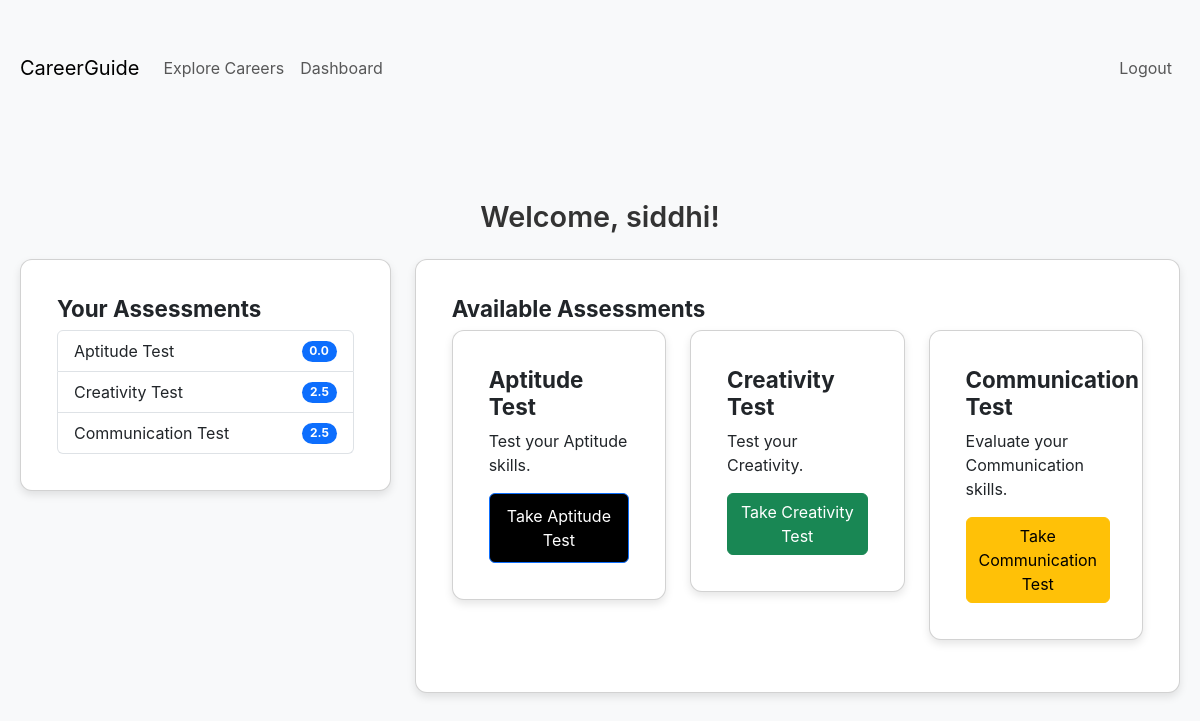
The page /dashboard (signed in) on the database its author committed.
### app.py (models this page shows)
class User(UserMixin, db.Model):
    id = db.Column(db.Integer, primary_key=True)
    username = db.Column(db.String(80), unique=True, nullable=False)
    email = db.Column(db.String(120), unique=True, nullable=False)
    password_hash = db.Column(db.String(120), nullable=False)
    assessments = db.relationship('Assessment', backref='user', lazy=True)

class Assessment(db.Model):
    id = db.Column(db.Integer, primary_key=True)
    user_id = db.Column(db.Integer, db.ForeignKey('user.id'), nullable=False)
    assessment_type = db.Column(db.String(50), nullable=False)
    score = db.Column(db.Float)
    date_taken = db.Column(db.DateTime, default=datetime.utcnow)

### app.py (the view)
@app.route('/careers', methods=['GET', 'POST'])
@app.route('/dashboard')
@login_required
def dashboard():
    return render_template('dashboard.html')

### app.py (called while the page is built)
@login_manager.user_loader
def load_user(user_id):
    return User.query.get(int(user_id))

### templates/dashboard.html
{% extends "base.html" %}
{% block content %}
<h2 class="mb-4">Welcome, {{ current_user.username }}!</h2>
<div class="row">
    <div class="col-md-4">
        <div class="card mb-4">
            <div class="card-body">
                <h5 class="card-title">Your Assessments</h5>
                {% if current_user.assessments %}
                <ul class="list-group">
                    {% for assessment in current_user.assessments %}
                    <li class="list-group-item d-flex justify-content-between align-items-center">
                        {{ assessment.assessment_type }}
                        <span class="badge bg-primary rounded-pill">{{ assessment.score }}</span>
                    </li>
                    {% endfor %}
                </ul>
                {% else %}
                <p class="card-text">No assessments taken yet.</p>
                {% endif %}
            </div>
        </div>
    </div>
    <div class="col-md-8">
        <div class="card mb-4">
            <div class="card-body">
                <h5 class="card-title">Available Assessments</h5>
                <div class="row">
                    <div class="col-md-4 mb-3">
                        <div class="card">
                            <div class="card-body">
                                <h6 class="card-title">Aptitude Test</h6>
                                <p class="card-text">Test your Aptitude skills.</p>
                                <a href="{{ url_for('aptitude_test') }}" class="btn btn-primary">Take Aptitude Test</a>
                            </div>
                        </div>
                    </div>
                    <div class="col-md-4 mb-3">
                        <div class="card">
                            <div class="card-body">
                                <h6 class="card-title">Creativity Test</h6>
                                <p class="card-text">Test your Creativity.</p>
                                <a href="{{ url_for('creativity_test') }}" class="btn btn-success">Take Creativity Test</a>
                            </div>
                        </div>
                    </div>
                    <div class="col-md-4 mb-3">
                        <div class="card">
                            <div class="card-body">
                                <h6 class="card-title">Communication Test</h6>
                                <p class="card-text">Evaluate your Communication skills.</p>
                                <a href="{{ url_for('communication_test') }}" class="btn btn-warning">Take Communication Test</a>
                            </div>
                        </div>
                    </div>
                </div>
            </div>
        </div>
    </div>
</div>
{% endblock %}

### templates/base.html (shortened to what this page needs)
<!DOCTYPE html>
<html lang="en">
<head>
    <link href="https://cdn.jsdelivr.net/npm/bootstrap@5.3.0/dist/css/bootstrap.min.css" rel="stylesheet">
    <link rel="stylesheet" href="{{ url_for('static', filename='css/style.css') }}">
</head>
<body>
    <nav class="navbar navbar-expand-lg navbar-light bg-light">
        <div class="container">
            <a class="navbar-brand" href="{{ url_for('index') }}">CareerGuide</a>
            <div class="collapse navbar-collapse" id="navbarNav">
                <ul class="navbar-nav me-auto">
                    <li class="nav-item">
                        <a class="nav-link" href="{{ url_for('careers') }}">Explore Careers</a>
                    </li>
                    {% if current_user.is_authenticated %}
                    <li class="nav-item">
                        <a class="nav-link" href="{{ url_for('dashboard') }}">Dashboard</a>
                    </li>
                    {% endif %}
                </ul>
                <ul class="navbar-nav">
                    {% if current_user.is_authenticated %}
                    <li class="nav-item">
                        <a class="nav-link" href="{{ url_for('logout') }}">Logout</a>
                    </li>
                    {% endif %}
                </ul>
            </div>
        </div>
    </nav>
    <div class="container mt-4">
        {% block content %}{% endblock %}
    </div>
</body>
</html>

### static/css/style.css (style rules this page uses)
body { font-family: 'Inter', sans-serif; background-color: #f8f9fa; color: #333; text-align: center; }
.container { max-width: 1200px; margin: 0 auto; padding: 40px 20px; }
h2 { font-size: 1.8rem; font-weight: 600; }
.card { background: white; border-radius: 12px; padding: 20px; box-shadow: 0 4px 8px rgba(0, 0, 0, 0.1); text-align: left; transition: transform 0.2s ease-in-out; }
.card-title { font-size: 1.4rem; font-weight: bold; display: flex; align-items: center; gap: 8px; }
.btn-primary { background-color: black; color: white; padding: 10px 16px; font-size: 1rem; border-radius: 6px; display: inline-block; text-decoration: none; transition: background 0.2s; }

### rows shown on the page
User: username "siddhi"
Assessment: assessment_type "Aptitude Test", score "0.0"
Assessment: assessment_type "Creativity Test", score "2.5"
Assessment: assessment_type "Communication Test", score "2.5"
